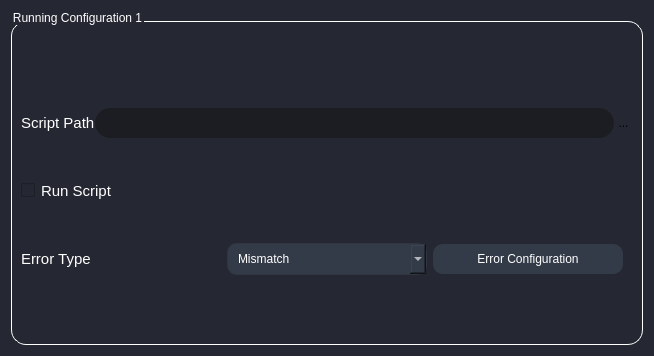
<?xml version="1.0" encoding="UTF-8"?>
<ui version="4.0">
 <class>MainWindow</class>
 <widget class="QWidget" name="MainWindow">
  <property name="geometry">
   <rect>
    <x>0</x>
    <y>0</y>
    <width>654</width>
    <height>356</height>
   </rect>
  </property>
  <property name="windowTitle">
   <string>Form</string>
  </property>
  <property name="styleSheet">
   <string notr="true">QWidget{
	border-radius: 15px;
	background-color: rgb(37, 40, 50);
}
QCheckBox{
	color: rgb(255, 255, 255);
	font-size: 11pt;
}
QComboBox {
	background-color: rgb(52, 59, 72);
	border: 1px solid rgb(49, 54, 65);
	height: 30px;
	border-radius: 10px;
	padding-left: 10px;
	padding-right: 15px;
	color: rgb(255, 255, 255);
}
QComboBox QAbstractItemView {
    background-color:rgb(27, 29, 35);
	border: 0px;
	color: #fff;
    selection-background-color: rgb(22, 51, 79);
    outline: none;
}
QComboBox QAbstractItemView::item:selected {
    background-color: rgb(22, 51, 79);
}
QComboBox:on {
	border: 0px solid rgb(61, 70, 86);
	background-color: rgb(57, 65, 80)
}
QComboBox QListView {
	background-color: rgb(27, 29, 35);
	border-radius: 10px;
	color: #FFF;
	padding: 10px;
}
QComboBox:disabled {
	background-color: #808080;
}
/* Label */
QLabel{
	color: rgb(255, 255, 255);
	font-size: 11pt;

}
QLineEdit{
	border: 0px solid rgb(37, 39, 48);
	height: 30px;
	border-radius: 15px;
	color: white;
	padding-left: 20px;
	padding-right: 20px;
	background-color: rgb(27, 29, 35);
}
QLineEdit:hover{
	border: 2px solid rgb(64, 71, 88)
}
QLineEdit:focus{
	border: 3px solid rgb(91, 101, 124);
	color: white;
}
QLineEdit:disabled {
	background-color: #808080;
}
/* QGroupBox  */
QGroupBox{
	margin-top: 10px;
	background-color: transparent;
    border: 1px solid rgb(255, 255, 255);
	padding-top: 20px;
}
QGroupBox::title{
	color: rgb(255, 255, 255);
	font-size: 12pt;
	margin-top: 10px;
	bottom: 20px;
}
/* Button */
QPushButton {
	border: 0px solid rgb(52, 59, 72);
	background-color: rgb(52, 59, 72);
	color: rgb(255, 255, 255);
	border-radius: 10px;
	margin-right:10px;
}
QPushButton:hover {
	background-color: rgb(57, 65, 80);
	border: 5px solid transparent;
}
QPushButton:pressed {
	background-color: rgb(35, 40, 49);
	border: 7px solid transparent;
}
QPushButton:disabled {
	background-color: rgb(102, 109, 122);
	color: rgb(168, 168, 168);
}
</string>
  </property>
  <layout class="QVBoxLayout" name="verticalLayout">
   <item>
    <widget class="QGroupBox" name="groupBox">
     <property name="styleSheet">
      <string notr="true">QWidget{
	border-radius: 15px;
	background-color: rgb(37, 40, 50);
}
QCheckBox{
	color: rgb(255, 255, 255);
	font-size: 11pt;
}
QComboBox {
	background-color: rgb(52, 59, 72);
	border: 1px solid rgb(49, 54, 65);
	height: 30px;
	border-radius: 10px;
	padding-left: 10px;
	padding-right: 15px;
	color: rgb(255, 255, 255);
}
QComboBox QAbstractItemView {
    background-color:rgb(27, 29, 35);
	border: 0px;
	color: #fff;
    selection-background-color: rgb(22, 51, 79);
    outline: none;
}
QComboBox QAbstractItemView::item:selected {
    background-color: rgb(22, 51, 79);
}
QComboBox:on {
	border: 0px solid rgb(61, 70, 86);
	background-color: rgb(57, 65, 80)
}
QComboBox QListView {
	background-color: rgb(27, 29, 35);
	border-radius: 10px;
	color: #FFF;
	padding: 10px;
}
QComboBox:disabled {
	background-color: #808080;
}
/* Label */
QLabel{
	color: rgb(255, 255, 255);
	font-size: 11pt;

}
QLineEdit{
	border: 0px solid rgb(37, 39, 48);
	height: 30px;
	border-radius: 15px;
	color: white;
	padding-left: 20px;
	padding-right: 20px;
	background-color: rgb(27, 29, 35);
}
QLineEdit:hover{
	border: 2px solid rgb(64, 71, 88)
}
QLineEdit:focus{
	border: 3px solid rgb(91, 101, 124);
	color: white;
}
QLineEdit:disabled {
	background-color: #808080;
}
/* QGroupBox  */
QGroupBox{
	margin-top: 10px;
	background-color: transparent;
    border: 1px solid rgb(255, 255, 255);
	padding-top: 20px;
}
QGroupBox::title{
	color: rgb(255, 255, 255);
	font-size: 12pt;
	margin-top: 10px;
	bottom: 20px;
	font-style:bold;

}
/* Button */
QPushButton {
	border: 0px solid rgb(52, 59, 72);
	background-color: rgb(52, 59, 72);
	color: rgb(255, 255, 255);
	border-radius: 10px;
	margin-right:10px;
}
QPushButton:hover {
	background-color: rgb(57, 65, 80);
	border: 5px solid transparent;
}
QPushButton:pressed {
	background-color: rgb(35, 40, 49);
	border: 7px solid transparent;
}
QPushButton:disabled {
	background-color: rgb(102, 109, 122);
	color: rgb(168, 168, 168);
}
</string>
     </property>
     <property name="title">
      <string>Running Configuration 1</string>
     </property>
     <layout class="QVBoxLayout" name="verticalLayout_2">
      <item>
       <spacer name="verticalSpacer">
        <property name="orientation">
         <enum>Qt::Vertical</enum>
        </property>
        <property name="sizeType">
         <enum>QSizePolicy::Minimum</enum>
        </property>
        <property name="sizeHint" stdset="0">
         <size>
          <width>20</width>
          <height>20</height>
         </size>
        </property>
       </spacer>
      </item>
      <item>
       <layout class="QHBoxLayout" name="horizontalLayout_4">
        <property name="spacing">
         <number>0</number>
        </property>
        <item>
         <widget class="QLabel" name="databaseLabel_2">
          <property name="font">
           <font>
            <family>MS Shell Dlg 2</family>
            <pointsize>11</pointsize>
            <italic>false</italic>
            <bold>false</bold>
           </font>
          </property>
          <property name="lineWidth">
           <number>0</number>
          </property>
          <property name="text">
           <string>Script Path</string>
          </property>
         </widget>
        </item>
        <item>
         <widget class="QLineEdit" name="lineEditDatabasePath_2">
          <property name="focusPolicy">
           <enum>Qt::ClickFocus</enum>
          </property>
          <property name="styleSheet">
           <string notr="true"/>
          </property>
         </widget>
        </item>
        <item>
         <widget class="QToolButton" name="toolButtonBrowseDatabase_3">
          <property name="styleSheet">
           <string notr="true">QToolButton {
    border: none; /* Remove border */
    background-color: transparent; /* Set background color to transparent */
}

QToolButton::icon {
    background-color: transparent; /* Set icon background color to transparent */
}</string>
          </property>
          <property name="text">
           <string>...</string>
          </property>
          <property name="icon">
           <iconset>
            <normaloff>:/icons/icons/folder_icon.png</normaloff>:/icons/icons/folder_icon.png</iconset>
          </property>
         </widget>
        </item>
       </layout>
      </item>
      <item>
       <widget class="QCheckBox" name="RunC_2">
        <property name="text">
         <string>Run Script</string>
        </property>
       </widget>
      </item>
      <item>
       <layout class="QHBoxLayout" name="horizontalLayout">
        <property name="topMargin">
         <number>0</number>
        </property>
        <item>
         <widget class="QLabel" name="ErrorL_2">
          <property name="text">
           <string>Error Type</string>
          </property>
         </widget>
        </item>
        <item>
         <widget class="QComboBox" name="ErrorC_2">
          <item>
           <property name="text">
            <string>Mismatch</string>
           </property>
          </item>
          <item>
           <property name="text">
            <string>Crash</string>
           </property>
          </item>
          <item>
           <property name="text">
            <string>Hang</string>
           </property>
          </item>
         </widget>
        </item>
        <item>
         <widget class="QPushButton" name="ErrorConf_2">
          <property name="sizePolicy">
           <sizepolicy hsizetype="Minimum" vsizetype="Fixed">
            <horstretch>0</horstretch>
            <verstretch>88</verstretch>
           </sizepolicy>
          </property>
          <property name="minimumSize">
           <size>
            <width>0</width>
            <height>30</height>
           </size>
          </property>
          <property name="text">
           <string>Error Configuration</string>
          </property>
         </widget>
        </item>
       </layout>
      </item>
      <item>
       <spacer name="verticalSpacer_2">
        <property name="orientation">
         <enum>Qt::Vertical</enum>
        </property>
        <property name="sizeType">
         <enum>QSizePolicy::Minimum</enum>
        </property>
        <property name="sizeHint" stdset="0">
         <size>
          <width>20</width>
          <height>20</height>
         </size>
        </property>
       </spacer>
      </item>
     </layout>
    </widget>
   </item>
  </layout>
 </widget>
 <resources/>
 <connections/>
</ui>
